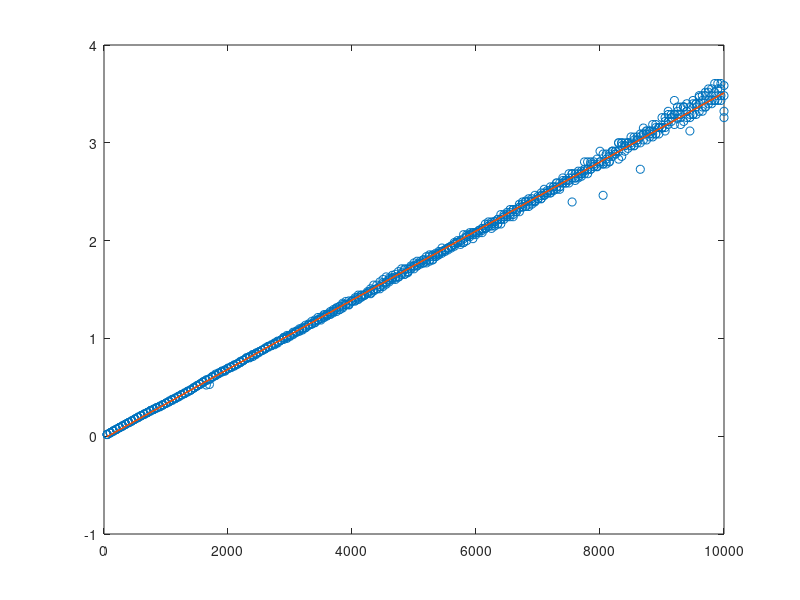

This figure's MATLAB source: (Note: this script raises an error after producing the figure.)
addpath('../../scripts/octave');
destdir = "../../../latex/images";

b = load("boxnum1.csv");
b = [b;load("boxnum2.csv")];
b = [b;load("boxnum3.csv")];
b = [b;load("boxnum4.csv")];

npart = b(:,1);
nbox = b(:,2) .^ 3;
ips = b(:,3);

msPerIter = 1000 ./ ips;

fit = polyfit(npart, msPerIter, 1);
plot(npart, msPerIter, "o", npart, polyval(fit, npart));

name='linearComplexity';
ylabrule='0.3cm';
xlab='Number of particles ($n$)';
ylab='Milliseconds per iteration';
width='700';
height='500';
makeGraph(name,destdir,xlab,ylab,ylabrule,width,height);


plot(npart, nbox, "o");

name='idealNbox';
ylabrule='0.3cm';
xlab='Number of particles ($n$)';
ylab='Ideal number of boxes';
width='700';
height='500';
makeGraph(name,destdir,xlab,ylab,ylabrule,width,height);


